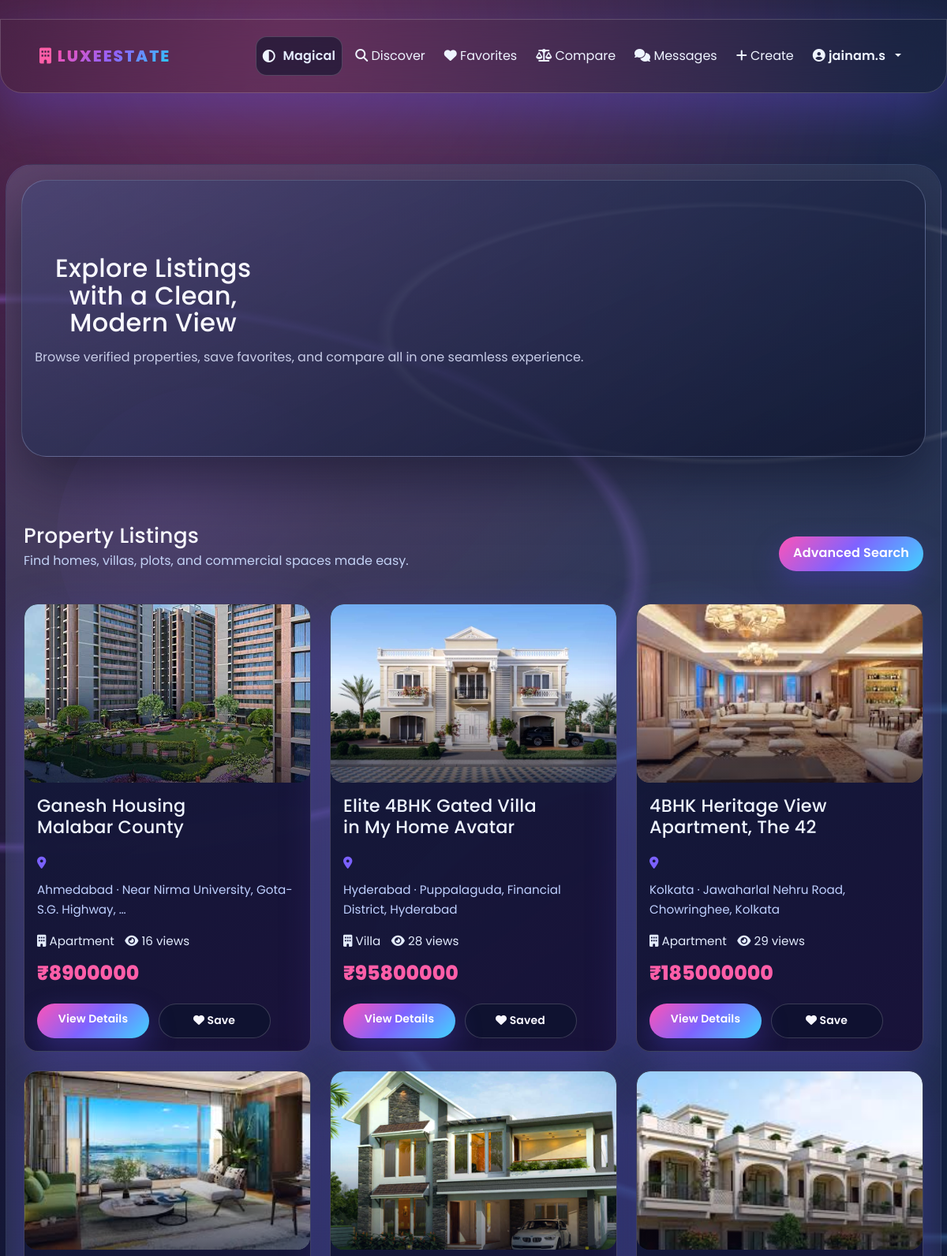
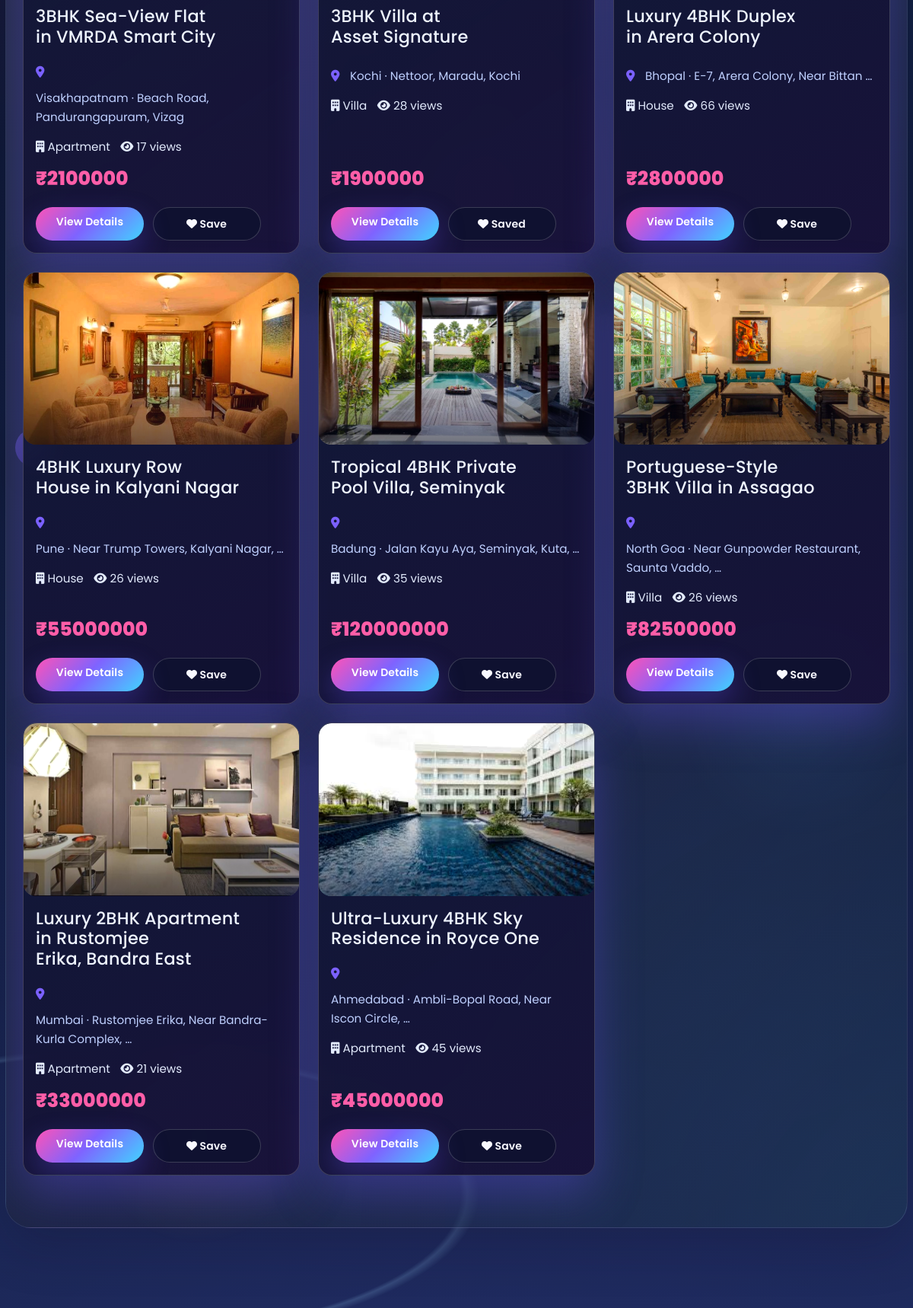
Screenshot of /list/ (signed in, upper part) with the database file from the repository (2 pictures, top to bottom).
### properties/models.py (models this page shows, shortened)
class Property(models.Model):
    PROPERTY_TYPES = [
        ('apartment', 'Apartment'),
        ('house', 'House'),
        ('villa', 'Villa'),
        ('plot', 'Plot'),
        ('commercial', 'Commercial'),
        ('office', 'Office'),
        ('shop', 'Shop'),
        ('farmland', 'Farmland'),
    ]
    FURNISHING_CHOICES = [
        ('unfurnished', 'Unfurnished'),
        ('semi-furnished', 'Semi-Furnished'),
        ('furnished', 'Furnished'),
    ]
    STATUS_CHOICES = [
        ('available', 'Available'),
        ('sold', 'Sold'),
        ('rented', 'Rented'),
    ]
    title = models.CharField(max_length=200, db_index=True)
    description = models.TextField()
    price = models.DecimalField(
        max_digits=15,
        decimal_places=2,
        validators=[MinValueValidator(0)]
    )
    city = models.CharField(max_length=100, db_index=True)
    state = models.CharField(max_length=100, blank=True, null=True)
    address = models.TextField()
    latitude = models.FloatField(blank=True, null=True)
    longitude = models.FloatField(blank=True, null=True)
    pincode = models.CharField(max_length=10, blank=True, null=True)
    property_type = models.CharField(
        max_length=20,
        choices=PROPERTY_TYPES,
        db_index=True
    )
    bedrooms = models.PositiveIntegerField(blank=True, null=True)
    bathrooms = models.PositiveIntegerField(blank=True, null=True)
    area_sqft = models.PositiveIntegerField(blank=True, null=True, help_text="Area in sq ft")
    furnishing = models.CharField(
        max_length=20,
        choices=FURNISHING_CHOICES,
        default='unfurnished'
    )
    status = models.CharField(
        max_length=20,
        choices=STATUS_CHOICES,
        default='available'
    )
    agent = models.ForeignKey(User, on_delete=models.CASCADE, related_name='properties')
    created_at = models.DateTimeField(auto_now_add=True, db_index=True)
    updated_at = models.DateTimeField(auto_now=True)
    views_count = models.PositiveIntegerField(default=0, db_index=True)
    rating = models.FloatField(default=0, validators=[MinValueValidator(0), MaxValueValidator(5)])
    total_reviews = models.PositiveIntegerField(default=0)
    nearby_hospital = models.JSONField(default=list, blank=True, help_text="List of nearby hospitals with distance")
    nearby_railway_station = models.JSONField(default=list, blank=True, help_text="List of nearby railway stations")
    nearby_shopping_mall = models.JSONField(default=list, blank=True)
    nearby_bus_stand = models.JSONField(default=list, blank=True)
    nearby_school = models.JSONField(default=list, blank=True)
    nearby_airport = models.JSONField(default=list, blank=True)
    nearby_park = models.JSONField(default=list, blank=True)
    nearby_supermarket = models.JSONField(default=list, blank=True)
    nearby_restaurant = models.JSONField(default=list, blank=True)
    nearby_other_places = models.JSONField(default=list, blank=True, help_text="Any other important nearby daily-life places")
    nearby_gym = models.JSONField(default=list, blank=True)
    nearby_hospital_emergency = models.JSONField(default=list, blank=True)
    nearby_bank = models.JSONField(default=list, blank=True)
    nearby_atm = models.JSONField(default=list, blank=True)
    nearby_pharmacy = models.JSONField(default=list, blank=True)
    nearby_metro = models.JSONField(default=list, blank=True)
    nearby_university = models.JSONField(default=list, blank=True)
    nearby_theater = models.JSONField(default=list, blank=True)
    amenities = models.JSONField(default=list, blank=True, help_text="List of amenities: parking, pool, gym, etc")
    ai_generated_description = models.TextField(blank=True, null=True)
    ai_tags = models.JSONField(default=list, blank=True, help_text="AI-generated tags for search")
    is_featured = models.BooleanField(default=False, db_index=True)
    is_active = models.BooleanField(default=True, db_index=True)
    is_promoted = models.BooleanField(default=False)
    promotion_until = models.DateTimeField(blank=True, null=True)
    class Meta:
        ordering = ['-created_at']
        indexes = [
            models.Index(fields=['city', '-created_at']),
            models.Index(fields=['property_type', '-price']),
            models.Index(fields=['-views_count']),
            models.Index(fields=['-rating']),
            models.Index(fields=['status', 'is_active']),
        ]
    @property
    def get_property_type_display(self):
        return dict(self.PROPERTY_TYPES).get(self.property_type, self.property_type)

class PropertyImage(models.Model):
    property = models.ForeignKey(
        Property,
        related_name='images',
        on_delete=models.CASCADE
    )
    image = models.ImageField(upload_to='property_images/%Y/%m/%d/')
    alt_text = models.CharField(max_length=200, blank=True, null=True)
    uploaded_at = models.DateTimeField(auto_now_add=True, null=True)
    is_primary = models.BooleanField(default=False)
    ai_detected_features = models.JSONField(default=list, blank=True, help_text="Features detected by AI")
    ai_description = models.TextField(blank=True, null=True, help_text="AI-generated image description")
    ai_visual_signature = models.JSONField(
        default=dict,
        blank=True,
        help_text="Compact visual signature used for image similarity search",
    )
    class Meta:
        ordering = ['-is_primary', '-uploaded_at']

### properties/views.py (the view)
# urls.py: path('list/', views.property_list, name='list'),
def property_list(request):
    properties = Property.objects.filter(is_active=True).order_by('-created_at')
    properties_page, paginator = _paginate(request, properties, per_page=12)
    context = {
        'properties': properties_page,
        'paginator': paginator,
        'favorite_ids': _user_favorite_ids(request),
    }
    return render(request, 'properties/list.html', context)

### properties/views.py (called while the page is built)
def _paginate(request, queryset, per_page=12):
    paginator = Paginator(queryset, per_page)
    page_number = request.GET.get('page')
    try:
        page_obj = paginator.page(page_number)
    except PageNotAnInteger:
        page_obj = paginator.page(1)
    except EmptyPage:
        page_obj = paginator.page(paginator.num_pages)
    return page_obj, paginator

def _user_favorite_ids(request):
    if not request.user.is_authenticated:
        return set()
    return set(Favorite.objects.filter(user=request.user).values_list('property_id', flat=True))

### templates/properties/list.html (shortened to what this page needs)
﻿{% extends 'base.html' %}
{% block content %}
<section class="hero-section">
    <div class="container text-center">
        <h1>Explore Listings with a Clean, Modern View</h1>
        <p>Browse verified properties, save favorites, and compare all in one seamless experience.</p>
    </div>
</section>
<div class="container page-section">
    <div class="d-flex justify-content-between align-items-center flex-wrap gap-3 mb-4">
        <div>
            <h2 class="mb-1">Property Listings</h2>
            <p class="text-secondary">Find homes, villas, plots, and commercial spaces made easy.</p>
        </div>
        <a href="{% url 'properties:search' %}" class="btn btn-magical">Advanced Search</a>
    </div>
    {% if properties %}
        <div class="properties-grid">
            {% for property in properties %}
                <article class="property-card card">
                    <div class="property-image-wrapper">
                        {% if property.images.first %}
                            <img src="{{ property.images.first.image.url }}" alt="{{ property.title }}">
                        {% else %}
                            <img src="https://via.placeholder.com/480x300?text=No+Image" alt="No image">
                        {% endif %}
                    </div>
                    <div class="property-content">
                        <h3 class="property-title">{{ property.title }}</h3>
                        <div class="property-location"><i class="fas fa-map-marker-alt"></i> {{ property.city }} · {{ property.address|truncatewords:5 }}</div>
                        <div class="property-features">
                            <span><i class="fas fa-building"></i> {{ property.get_property_type_display }}</span>
                            <span><i class="fas fa-eye"></i> {{ property.views_count }} views</span>
                        </div>
                        <div class="property-price">₹{{ property.price|floatformat:0 }}</div>
                        <div class="property-actions">
                            <a href="{% url 'properties:detail' property.pk %}" class="btn btn-magical btn-sm">View Details</a>
                            {% if user.is_authenticated %}
                                <button type="button" class="btn btn-outline-magical btn-sm btn-favorite" data-property-id="{{ property.id }}">
                                    <i class="fas fa-heart"></i> {% if property.id in favorite_ids %}Saved{% else %}Save{% endif %}
                                </button>
                            {% else %}
                                <a href="{% url 'accounts:login' %}" class="btn btn-outline-magical btn-sm">Save</a>
                            {% endif %}
                        </div>
                    </div>
                </article>
            {% endfor %}
        </div>
    {% endif %}
</div>
{% endblock %}

### templates/base.html (shortened to what this page needs)
{% load static %}
<!DOCTYPE html>
<html lang="en" data-theme="magical">
<head>
    <link href="https://cdn.jsdelivr.net/npm/bootstrap@5.3.0/dist/css/bootstrap.min.css" rel="stylesheet">
    <link rel="stylesheet" href="https://cdnjs.cloudflare.com/ajax/libs/font-awesome/6.4.0/css/all.min.css">
    <link rel="stylesheet" href="{% static 'css/style.css' %}">
</head>
<body class="magical-site-shell">
    <div class="magical-orb orb-1" aria-hidden="true"></div>
    <div class="magical-orb orb-2" aria-hidden="true"></div>
    <div class="magical-orb orb-3" aria-hidden="true"></div>
    <div class="magical-orb orb-5" aria-hidden="true"></div>
    <nav class="navbar navbar-expand-lg navbar-magical floating-nav">
        <div class="container">
            <a class="navbar-brand magical-brand" href="{% url 'properties:home' %}">
                <div class="brand-glow">
                    <i class="fas fa-building"></i>
                    <span>LuxeEstate</span>
                </div>
            </a>
            <div class="collapse navbar-collapse" id="navbarNav">
                <ul class="navbar-nav ms-auto align-items-center navbar-links-magical">
                    <li class="nav-item">
                        <button
                            type="button"
                            class="nav-link theme-toggle-btn magical-toggle"
                            id="themeToggle"
                            aria-label="Toggle theme"
                            title="Toggle theme">
                            <i class="fas fa-circle-half-stroke"></i>
                            <span class="theme-toggle-label">Theme</span>
                        </button>
                    </li>
                    <li class="nav-item">
                        <a class="nav-link magical-link" href="{% url 'properties:home' %}">
                            <i class="fas fa-search"></i> Discover
                        </a>
                    </li>
                    {% if user.is_authenticated %}
                        <li class="nav-item">
                            <a class="nav-link magical-link" href="{% url 'favorites:favorite_list' %}">
                                <i class="fas fa-heart"></i> Favorites
                            </a>
                        </li>
                        <li class="nav-item">
                            <a class="nav-link magical-link" href="{% url 'properties:comparison_list' %}">
                                <i class="fas fa-balance-scale"></i> Compare
                            </a>
                        </li>
                        <li class="nav-item">
                            <a class="nav-link magical-link" href="{% url 'messaging:contact_list' %}">
                                <i class="fas fa-comments"></i> Messages
                            </a>
                        </li>
                        <li class="nav-item">
                            <a class="nav-link magical-link" href="{% url 'properties:add_property' %}">
                                <i class="fas fa-plus"></i> Create
                            </a>
                        </li>
                        <li class="nav-item dropdown">
                            <a class="nav-link dropdown-toggle magical-dropdown" href="#" role="button" data-bs-toggle="dropdown">
                                <i class="fas fa-user-circle"></i> {{ user.first_name|default:user.username }}
                            </a>
                        </li>
                    {% endif %}
                </ul>
            </div>
        </div>
    </nav>
    {% if request.resolver_match.url_name != 'home' %}
    <button class="floating-back-btn" onclick="window.history.back()" aria-label="Go back" title="Go back to previous page">
        <i class="fas fa-arrow-left"></i>
    </button>
    {% endif %}
    <main class="magical-main-content page-wrapper">
        <section class="global-creative-shell">
            <div class="global-creative-shell-inner">
                {% block content %}{% endblock %}
            </div>
        </section>
    </main>
</body>
</html>

### rows the page displays
Property: images.first.image (picture), title "Ganesh Housing Malabar County", city "Ahmedabad", address "Near Nirma University, Gota-S.G. Highway, …", property_type "Apartment", views_count "16", price "8900000", shows "Save"
Property: images.first.image (picture), title "Elite 4BHK Gated Villa in My Home Avatar", city "Hyderabad", address "Puppalaguda, Financial District, Hyderabad", property_type "Villa", views_count "28", price "95800000", shows "Saved"
Property: images.first.image (picture), title "4BHK Heritage View Apartment, The 42", city "Kolkata", address "Jawaharlal Nehru Road, Chowringhee, Kolkata", property_type "Apartment", views_count "29", price "185000000", shows "Save"
Property: images.first.image (picture), title "3BHK Sea-View Flat in VMRDA Smart City", city "Visakhapatnam", address "Beach Road, Pandurangapuram, Vizag", property_type "Apartment", views_count "17", price "2100000", shows "Save"
Property: images.first.image (picture), title "3BHK Villa at Asset Signature", city "Kochi", address "Nettoor, Maradu, Kochi", property_type "Villa", views_count "28", price "1900000", shows "Saved"
Property: images.first.image (picture), title "Luxury 4BHK Duplex in Arera Colony", city "Bhopal", address "E-7, Arera Colony, Near Bittan …", property_type "House", views_count "66", price "2800000", shows "Save"
Property: images.first.image (picture), title "4BHK Luxury Row House in Kalyani Nagar", city "Pune", address "Near Trump Towers, Kalyani Nagar, …", property_type "House", views_count "26", price "55000000", shows "Save"
Property: images.first.image (picture), title "Tropical 4BHK Private Pool Villa, Seminyak", city "Badung", address "Jalan Kayu Aya, Seminyak, Kuta, …", property_type "Villa", views_count "35", price "120000000", shows "Save"
Property: images.first.image (picture), title "Portuguese-Style 3BHK Villa in Assagao", city "North Goa", address "Near Gunpowder Restaurant, Saunta Vaddo, …", property_type "Villa", views_count "26", price "82500000", shows "Save"
Property: images.first.image (picture), title "Luxury 2BHK Apartment in Rustomjee Erika, Bandra East", city "Mumbai", address "Rustomjee Erika, Near Bandra-Kurla Complex, …", property_type "Apartment", views_count "21", price "33000000", shows "Save"
Property: images.first.image (picture), title "Ultra-Luxury 4BHK Sky Residence in Royce One", city "Ahmedabad", address "Ambli-Bopal Road, Near Iscon Circle, …", property_type "Apartment", views_count "45", price "45000000", shows "Save"

### other values shown
{{ user.first_name|default:user.username }} "jainam.s"
